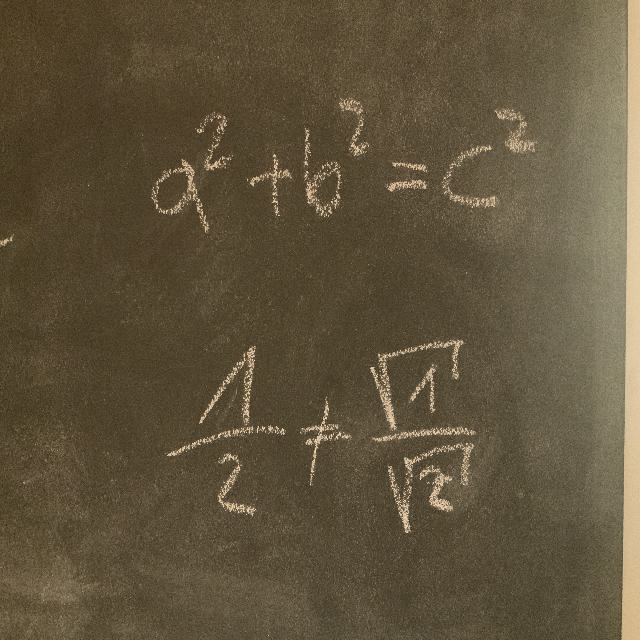
#> input picture mymodel/test_640.jpg, 640 x 640 px
$ jupyter execute Untitled.ipynb   (shell and % lines are left out)
#> lines starting #> are read from the running program, lines starting #| are printed output that depends on the picture
[cell 1]
import cv2
import matplotlib.pyplot as plt
import numpy as np

[cell 2]
img = cv2.imread("test_640.jpg")
#> img is the input picture: shape (640, 640, 3); mean B, G, R 61, 84.4, 96.8
plt.imshow(img)

[cell 3]
kernel = np.ones((5,5),np.uint8)
img_t = cv2.morphologyEx(img, cv2.MORPH_CLOSE, kernel)
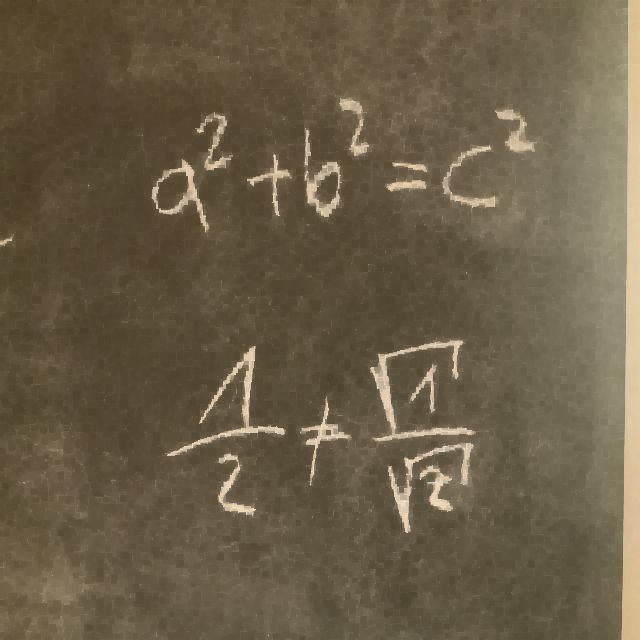
#> img_t: shape (640, 640, 3); mean B, G, R 70.6, 93.9, 106.3
plt.imshow(img_t)

[cell 4]
cv2.imwrite('test_640_2.jpg', img_t)
#> Out = True
